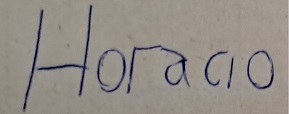
#> input picture ocr-test/Img/nombre.jpg, 289 x 114 px, found by its file name
$ python test.py
#> lines starting #> are read from the running program, lines starting #| are printed output that depends on the picture; after the words box and inside, x2 and y2 are one past the last pixel; in counts of white or black regions, pixels touching at a corner belong together
#> further down, img is the input picture: shape (114, 289, 3); mean B, G, R 134.9, 141.5, 147.5
### ocr-test/filter.py
import cv2
import numpy as np

# get grayscale image
def get_grayscale(image):
    return cv2.cvtColor(image, cv2.COLOR_BGR2GRAY)

# noise removal
def remove_noise(image):
    return cv2.medianBlur(image,5)

#thresholding
def thresholding(image):
    return cv2.threshold(image, 0, 255, cv2.THRESH_BINARY + cv2.THRESH_OTSU)[1]
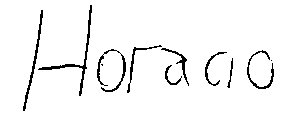
#> returned value: shape (114, 289); 95.3% white; black in thin lines or dots, all inside (x1, y1, x2, y2) = (23, 5, 274, 111)

#dilation
def dilate(image):
    kernel = np.ones((5,5),np.uint8)
    return cv2.dilate(image, kernel, iterations = 1)

#erosion
def erode(image):
    kernel = np.ones((5,5),np.uint8)
    return cv2.erode(image, kernel, iterations = 1)

#opening - erosion followed by dilation
def opening(image):
    kernel = np.ones((5,5),np.uint8)
    return cv2.morphologyEx(image, cv2.MORPH_OPEN, kernel)

#canny edge detection
def canny(image):
    return cv2.Canny(image, 100, 200)
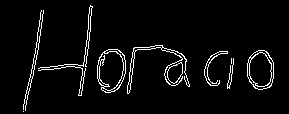
#> returned value: shape (114, 289); 4.5% white in thin lines or dots, all inside (x1, y1, x2, y2) = (23, 5, 274, 112)

#skew correction
# [12 lines left out: function deskew, not called in this run]

#template matching
def match_template(image, template):
    return cv2.matchTemplate(image, template, cv2.TM_CCOEFF_NORMED)

### ocr-test/test.py
import cv2
import numpy as np
import pytesseract
import filter


pytesseract.pytesseract.tesseract_cmd = r'C:\Program Files\Tesseract-OCR\tesseract.exe'

img = cv2.imread(r'C:\Users\Julian\Documents\Proyectos\Inteligencia-Artifical\ocr-test\Img\nombre.jpg')


gray = filter.get_grayscale(img)
thresh = filter.thresholding(gray)
opening = filter.opening(gray)
canny = filter.canny(gray)

#> (the run stopped early here; a loop or call above may not have finished)
